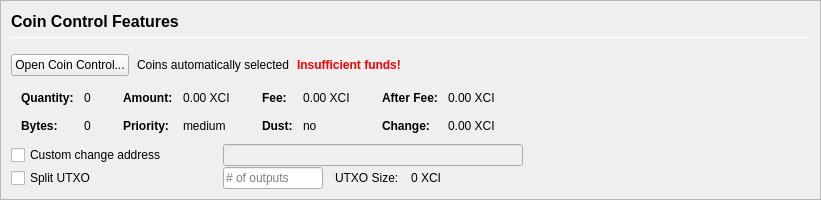
         <widget class="QFrame" name="frameCoinControl">
          <property name="sizePolicy">
           <sizepolicy hsizetype="Expanding" vsizetype="Expanding">
            <horstretch>0</horstretch>
            <verstretch>0</verstretch>
           </sizepolicy>
          </property>
          <property name="maximumSize">
           <size>
            <width>16777215</width>
            <height>16777215</height>
           </size>
          </property>
          <property name="frameShape">
           <enum>QFrame::StyledPanel</enum>
          </property>
          <property name="frameShadow">
           <enum>QFrame::Sunken</enum>
          </property>
          <layout class="QVBoxLayout" name="verticalLayoutCoinControl2">
           <property name="spacing">
            <number>0</number>
           </property>
           <property name="margin">
            <number>0</number>
           </property>
           <item>
            <widget class="QFrame" name="frameCoinControl_BG">
             <layout class="QVBoxLayout" name="verticalLayoutCoinControl" stretch="0,0,0,0,0,0">
              <property name="spacing">
               <number>1</number>
              </property>
              <property name="leftMargin">
               <number>10</number>
              </property>
              <property name="topMargin">
               <number>10</number>
              </property>
              <item>
               <layout class="QHBoxLayout" name="horizontalLayoutCoinControl1">
                <property name="bottomMargin">
                 <number>15</number>
                </property>
                <item>
                 <layout class="QVBoxLayout" name="verticalLayout_3">
                  <property name="spacing">
                   <number>6</number>
                  </property>
                  <item>
                   <widget class="QLabel" name="labelCoinControlFeatures">
                    <property name="sizePolicy">
                     <sizepolicy hsizetype="Preferred" vsizetype="Maximum">
                      <horstretch>0</horstretch>
                      <verstretch>0</verstretch>
                     </sizepolicy>
                    </property>
                    <property name="minimumSize">
                     <size>
                      <width>0</width>
                      <height>20</height>
                     </size>
                    </property>
                    <property name="font">
                     <font>
                      <pointsize>12</pointsize>
                      <weight>75</weight>
                      <bold>true</bold>
                     </font>
                    </property>
                    <property name="styleSheet">
                     <string notr="true">font-weight:bold;</string>
                    </property>
                    <property name="text">
                     <string>Coin Control Features</string>
                    </property>
                   </widget>
                  </item>
                  <item>
                   <widget class="Line" name="line">
                    <property name="minimumSize">
                     <size>
                      <width>0</width>
                      <height>1</height>
                     </size>
                    </property>
                    <property name="maximumSize">
                     <size>
                      <width>16777215</width>
                      <height>1</height>
                     </size>
                    </property>
                    <property name="orientation">
                     <enum>Qt::Horizontal</enum>
                    </property>
                   </widget>
                  </item>
                 </layout>
                </item>
               </layout>
              </item>
              <item>
               <layout class="QHBoxLayout" name="horizontalLayoutCoinControl2" stretch="0,0,0,0">
                <property name="spacing">
                 <number>8</number>
                </property>
                <property name="bottomMargin">
                 <number>10</number>
                </property>
                <item>
                 <widget class="QPushButton" name="pushButtonCoinControl">
                  <property name="styleSheet">
                   <string notr="true"/>
                  </property>
                  <property name="text">
                   <string>Open Coin Control...</string>
                  </property>
                  <property name="autoDefault">
                   <bool>false</bool>
                  </property>
                 </widget>
                </item>
                <item>
                 <widget class="QLabel" name="labelCoinControlAutomaticallySelected">
                  <property name="text">
                   <string>Coins automatically selected</string>
                  </property>
                  <property name="margin">
                   <number>5</number>
                  </property>
                 </widget>
                </item>
                <item>
                 <widget class="QLabel" name="labelCoinControlInsuffFunds">
                  <property name="font">
                   <font>
                    <weight>75</weight>
                    <bold>true</bold>
                   </font>
                  </property>
                  <property name="styleSheet">
                   <string notr="true">color:red;font-weight:bold;</string>
                  </property>
                  <property name="text">
                   <string>Insufficient funds!</string>
                  </property>
                  <property name="margin">
                   <number>5</number>
                  </property>
                 </widget>
                </item>
                <item>
                 <spacer name="horizontalSpacerCoinControl">
                  <property name="orientation">
                   <enum>Qt::Horizontal</enum>
                  </property>
                  <property name="sizeHint" stdset="0">
                   <size>
                    <width>40</width>
                    <height>1</height>
                   </size>
                  </property>
                 </spacer>
                </item>
               </layout>
              </item>
              <item>
               <widget class="QWidget" name="widgetCoinControl" native="true">
                <property name="sizePolicy">
                 <sizepolicy hsizetype="Preferred" vsizetype="Preferred">
                  <horstretch>0</horstretch>
                  <verstretch>0</verstretch>
                 </sizepolicy>
                </property>
                <property name="minimumSize">
                 <size>
                  <width>0</width>
                  <height>0</height>
                 </size>
                </property>
                <property name="styleSheet">
                 <string notr="true"/>
                </property>
                <layout class="QHBoxLayout" name="horizontalLayoutCoinControl5">
                 <property name="margin">
                  <number>0</number>
                 </property>
                 <item>
                  <layout class="QHBoxLayout" name="horizontalLayoutCoinControl3" stretch="0,0,0,1">
                   <property name="spacing">
                    <number>20</number>
                   </property>
                   <property name="topMargin">
                    <number>0</number>
                   </property>
                   <property name="bottomMargin">
                    <number>10</number>
                   </property>
                   <item>
                    <layout class="QFormLayout" name="formLayoutCoinControl1">
                     <property name="horizontalSpacing">
                      <number>10</number>
                     </property>
                     <property name="verticalSpacing">
                      <number>14</number>
                     </property>
                     <property name="leftMargin">
                      <number>10</number>
                     </property>
                     <property name="topMargin">
                      <number>4</number>
                     </property>
                     <property name="rightMargin">
                      <number>6</number>
                     </property>
                     <item row="0" column="0">
                      <widget class="QLabel" name="labelCoinControlQuantityText">
                       <property name="font">
                        <font>
                         <weight>75</weight>
                         <bold>true</bold>
                        </font>
                       </property>
                       <property name="text">
                        <string>Quantity:</string>
                       </property>
                       <property name="margin">
                        <number>0</number>
                       </property>
                      </widget>
                     </item>
                     <item row="0" column="1">
                      <widget class="QLabel" name="labelCoinControlQuantity">
                       <property name="cursor">
                        <cursorShape>IBeamCursor</cursorShape>
                       </property>
                       <property name="contextMenuPolicy">
                        <enum>Qt::ActionsContextMenu</enum>
                       </property>
                       <property name="text">
                        <string notr="true">0</string>
                       </property>
                       <property name="margin">
                        <number>0</number>
                       </property>
                       <property name="textInteractionFlags">
                        <set>Qt::LinksAccessibleByMouse|Qt::TextSelectableByKeyboard|Qt::TextSelectableByMouse</set>
                       </property>
                      </widget>
                     </item>
                     <item row="1" column="0">
                      <widget class="QLabel" name="labelCoinControlBytesText">
                       <property name="font">
                        <font>
                         <weight>75</weight>
                         <bold>true</bold>
                        </font>
                       </property>
                       <property name="text">
                        <string>Bytes:</string>
                       </property>
                      </widget>
                     </item>
                     <item row="1" column="1">
                      <widget class="QLabel" name="labelCoinControlBytes">
                       <property name="cursor">
                        <cursorShape>IBeamCursor</cursorShape>
                       </property>
                       <property name="contextMenuPolicy">
                        <enum>Qt::ActionsContextMenu</enum>
                       </property>
                       <property name="text">
                        <string notr="true">0</string>
                       </property>
                       <property name="textInteractionFlags">
                        <set>Qt::LinksAccessibleByMouse|Qt::TextSelectableByKeyboard|Qt::TextSelectableByMouse</set>
                       </property>
                      </widget>
                     </item>
                    </layout>
                   </item>
                   <item>
                    <layout class="QFormLayout" name="formLayoutCoinControl2">
                     <property name="horizontalSpacing">
                      <number>10</number>
                     </property>
                     <property name="verticalSpacing">
                      <number>14</number>
                     </property>
                     <property name="leftMargin">
                      <number>6</number>
                     </property>
                     <property name="topMargin">
                      <number>4</number>
                     </property>
                     <property name="rightMargin">
                      <number>6</number>
                     </property>
                     <item row="0" column="0">
                      <widget class="QLabel" name="labelCoinControlAmountText">
                       <property name="font">
                        <font>
                         <weight>75</weight>
                         <bold>true</bold>
                        </font>
                       </property>
                       <property name="text">
                        <string>Amount:</string>
                       </property>
                       <property name="margin">
                        <number>0</number>
                       </property>
                      </widget>
                     </item>
                     <item row="0" column="1">
                      <widget class="QLabel" name="labelCoinControlAmount">
                       <property name="cursor">
                        <cursorShape>IBeamCursor</cursorShape>
                       </property>
                       <property name="contextMenuPolicy">
                        <enum>Qt::ActionsContextMenu</enum>
                       </property>
                       <property name="text">
                        <string notr="true">0.00 XCI</string>
                       </property>
                       <property name="textInteractionFlags">
                        <set>Qt::LinksAccessibleByMouse|Qt::TextSelectableByKeyboard|Qt::TextSelectableByMouse</set>
                       </property>
                      </widget>
                     </item>
                     <item row="1" column="0">
                      <widget class="QLabel" name="labelCoinControlPriorityText">
                       <property name="font">
                        <font>
                         <weight>75</weight>
                         <bold>true</bold>
                        </font>
                       </property>
                       <property name="text">
                        <string>Priority:</string>
                       </property>
                      </widget>
                     </item>
                     <item row="1" column="1">
                      <widget class="QLabel" name="labelCoinControlPriority">
                       <property name="cursor">
                        <cursorShape>IBeamCursor</cursorShape>
                       </property>
                       <property name="contextMenuPolicy">
                        <enum>Qt::ActionsContextMenu</enum>
                       </property>
                       <property name="text">
                        <string>medium</string>
                       </property>
                       <property name="textInteractionFlags">
                        <set>Qt::LinksAccessibleByMouse|Qt::TextSelectableByKeyboard|Qt::TextSelectableByMouse</set>
                       </property>
                      </widget>
                     </item>
                    </layout>
                   </item>
                   <item>
                    <layout class="QFormLayout" name="formLayoutCoinControl3">
                     <property name="horizontalSpacing">
                      <number>10</number>
                     </property>
                     <property name="verticalSpacing">
                      <number>14</number>
                     </property>
                     <property name="leftMargin">
                      <number>6</number>
                     </property>
                     <property name="topMargin">
                      <number>4</number>
                     </property>
                     <property name="rightMargin">
                      <number>6</number>
                     </property>
                     <item row="0" column="0">
                      <widget class="QLabel" name="labelCoinControlFeeText">
                       <property name="font">
                        <font>
                         <weight>75</weight>
                         <bold>true</bold>
                        </font>
                       </property>
                       <property name="text">
                        <string>Fee:</string>
                       </property>
                       <property name="margin">
                        <number>0</number>
                       </property>
                      </widget>
                     </item>
                     <item row="0" column="1">
                      <widget class="QLabel" name="labelCoinControlFee">
                       <property name="cursor">
                        <cursorShape>IBeamCursor</cursorShape>
                       </property>
                       <property name="contextMenuPolicy">
                        <enum>Qt::ActionsContextMenu</enum>
                       </property>
                       <property name="text">
                        <string notr="true">0.00 XCI</string>
                       </property>
                       <property name="textInteractionFlags">
                        <set>Qt::LinksAccessibleByMouse|Qt::TextSelectableByKeyboard|Qt::TextSelectableByMouse</set>
                       </property>
                      </widget>
                     </item>
                     <item row="1" column="0">
                      <widget class="QLabel" name="labelCoinControlLowOutputText">
                       <property name="font">
                        <font>
                         <weight>75</weight>
                         <bold>true</bold>
                        </font>
                       </property>
                       <property name="text">
                        <string>Dust:</string>
                       </property>
                      </widget>
                     </item>
                     <item row="1" column="1">
                      <widget class="QLabel" name="labelCoinControlLowOutput">
                       <property name="cursor">
                        <cursorShape>IBeamCursor</cursorShape>
                       </property>
                       <property name="contextMenuPolicy">
                        <enum>Qt::ActionsContextMenu</enum>
                       </property>
                       <property name="text">
                        <string>no</string>
                       </property>
                       <property name="textInteractionFlags">
                        <set>Qt::LinksAccessibleByMouse|Qt::TextSelectableByKeyboard|Qt::TextSelectableByMouse</set>
                       </property>
                      </widget>
                     </item>
                    </layout>
                   </item>
                   <item>
                    <layout class="QFormLayout" name="formLayoutCoinControl4">
                     <property name="horizontalSpacing">
                      <number>10</number>
                     </property>
                     <property name="verticalSpacing">
                      <number>14</number>
                     </property>
                     <property name="leftMargin">
                      <number>6</number>
                     </property>
                     <property name="topMargin">
                      <number>4</number>
                     </property>
                     <property name="rightMargin">
                      <number>6</number>
                     </property>
                     <item row="0" column="0">
                      <widget class="QLabel" name="labelCoinControlAfterFeeText">
                       <property name="font">
                        <font>
                         <weight>75</weight>
                         <bold>true</bold>
                        </font>
                       </property>
                       <property name="text">
                        <string>After Fee:</string>
                       </property>
                       <property name="margin">
                        <number>0</number>
                       </property>
                      </widget>
                     </item>
                     <item row="0" column="1">
                      <widget class="QLabel" name="labelCoinControlAfterFee">
                       <property name="cursor">
                        <cursorShape>IBeamCursor</cursorShape>
                       </property>
                       <property name="contextMenuPolicy">
                        <enum>Qt::ActionsContextMenu</enum>
                       </property>
                       <property name="text">
                        <string notr="true">0.00 XCI</string>
                       </property>
                       <property name="textInteractionFlags">
                        <set>Qt::LinksAccessibleByMouse|Qt::TextSelectableByKeyboard|Qt::TextSelectableByMouse</set>
                       </property>
                      </widget>
                     </item>
                     <item row="1" column="0">
                      <widget class="QLabel" name="labelCoinControlChangeText">
                       <property name="font">
                        <font>
                         <weight>75</weight>
                         <bold>true</bold>
                        </font>
                       </property>
                       <property name="text">
                        <string>Change:</string>
                       </property>
                      </widget>
                     </item>
                     <item row="1" column="1">
                      <widget class="QLabel" name="labelCoinControlChange">
                       <property name="cursor">
                        <cursorShape>IBeamCursor</cursorShape>
                       </property>
                       <property name="contextMenuPolicy">
                        <enum>Qt::ActionsContextMenu</enum>
                       </property>
                       <property name="text">
                        <string notr="true">0.00 XCI</string>
                       </property>
                       <property name="textInteractionFlags">
                        <set>Qt::LinksAccessibleByMouse|Qt::TextSelectableByKeyboard|Qt::TextSelectableByMouse</set>
                       </property>
                      </widget>
                     </item>
                    </layout>
                   </item>
                  </layout>
                 </item>
                </layout>
               </widget>
              </item>
              <item>
               <layout class="QHBoxLayout" name="horizontalLayoutCoinControl4">
                <property name="spacing">
                 <number>12</number>
                </property>
                <property name="sizeConstraint">
                 <enum>QLayout::SetDefaultConstraint</enum>
                </property>
                <property name="topMargin">
                 <number>0</number>
                </property>
                <property name="rightMargin">
                 <number>0</number>
                </property>
                <item>
                 <widget class="QCheckBox" name="checkBoxCoinControlChange">
                  <property name="sizePolicy">
                   <sizepolicy hsizetype="Preferred" vsizetype="Preferred">
                    <horstretch>0</horstretch>
                    <verstretch>0</verstretch>
                   </sizepolicy>
                  </property>
                  <property name="minimumSize">
                   <size>
                    <width>200</width>
                    <height>0</height>
                   </size>
                  </property>
                  <property name="maximumSize">
                   <size>
                    <width>200</width>
                    <height>16777215</height>
                   </size>
                  </property>
                  <property name="toolTip">
                   <string>If this is activated, but the change address is empty or invalid, change will be sent to a newly generated address.</string>
                  </property>
                  <property name="text">
                   <string>Custom change address</string>
                  </property>
                 </widget>
                </item>
                <item>
                 <widget class="QValidatedLineEdit" name="lineEditCoinControlChange">
                  <property name="enabled">
                   <bool>false</bool>
                  </property>
                  <property name="sizePolicy">
                   <sizepolicy hsizetype="Preferred" vsizetype="Preferred">
                    <horstretch>0</horstretch>
                    <verstretch>0</verstretch>
                   </sizepolicy>
                  </property>
                  <property name="minimumSize">
                   <size>
                    <width>300</width>
                    <height>0</height>
                   </size>
                  </property>
                 </widget>
                </item>
                <item>
                 <widget class="QLabel" name="labelCoinControlChangeLabel">
                  <property name="sizePolicy">
                   <sizepolicy hsizetype="Preferred" vsizetype="Preferred">
                    <horstretch>0</horstretch>
                    <verstretch>0</verstretch>
                   </sizepolicy>
                  </property>
                  <property name="minimumSize">
                   <size>
                    <width>100</width>
                    <height>0</height>
                   </size>
                  </property>
                  <property name="text">
                   <string/>
                  </property>
                  <property name="margin">
                   <number>3</number>
                  </property>
                 </widget>
                </item>
               </layout>
              </item>
              <item>
               <layout class="QHBoxLayout" name="horizontalLayoutCoinControl6">
                <property name="spacing">
                 <number>12</number>
                </property>
                <property name="rightMargin">
                 <number>0</number>
                </property>
                <item>
                 <widget class="QCheckBox" name="splitBlockCheckBox">
                  <property name="sizePolicy">
                   <sizepolicy hsizetype="Preferred" vsizetype="Preferred">
                    <horstretch>0</horstretch>
                    <verstretch>0</verstretch>
                   </sizepolicy>
                  </property>
                  <property name="minimumSize">
                   <size>
                    <width>200</width>
                    <height>0</height>
                   </size>
                  </property>
                  <property name="maximumSize">
                   <size>
                    <width>200</width>
                    <height>16777215</height>
                   </size>
                  </property>
                  <property name="text">
                   <string>Split UTXO</string>
                  </property>
                 </widget>
                </item>
                <item>
                 <widget class="QLineEdit" name="splitBlockLineEdit">
                  <property name="sizePolicy">
                   <sizepolicy hsizetype="Preferred" vsizetype="Preferred">
                    <horstretch>50</horstretch>
                    <verstretch>0</verstretch>
                   </sizepolicy>
                  </property>
                  <property name="minimumSize">
                   <size>
                    <width>100</width>
                    <height>0</height>
                   </size>
                  </property>
                  <property name="maximumSize">
                   <size>
                    <width>100</width>
                    <height>16777215</height>
                   </size>
                  </property>
                  <property name="placeholderText">
                   <string># of outputs</string>
                  </property>
                 </widget>
                </item>
                <item>
                 <widget class="QLabel" name="labelBlockSizeText">
                  <property name="text">
                   <string>UTXO Size:</string>
                  </property>
                 </widget>
                </item>
                <item>
                 <widget class="QLabel" name="labelBlockSize">
                  <property name="text">
                   <string>0 XCI</string>
                  </property>
                 </widget>
                </item>
                <item>
                 <spacer name="horizontalSpacer_7">
                  <property name="orientation">
                   <enum>Qt::Horizontal</enum>
                  </property>
                  <property name="sizeHint" stdset="0">
                   <size>
                    <width>40</width>
                    <height>20</height>
                   </size>
                  </property>
                 </spacer>
                </item>
               </layout>
              </item>
              <item>
               <spacer name="verticalSpacerCoinControl">
                <property name="orientation">
                 <enum>Qt::Vertical</enum>
                </property>
                <property name="sizeHint" stdset="0">
                 <size>
                  <width>800</width>
                  <height>1</height>
                 </size>
                </property>
               </spacer>
              </item>
             </layout>
            </widget>
           </item>
          </layout>
         </widget>
